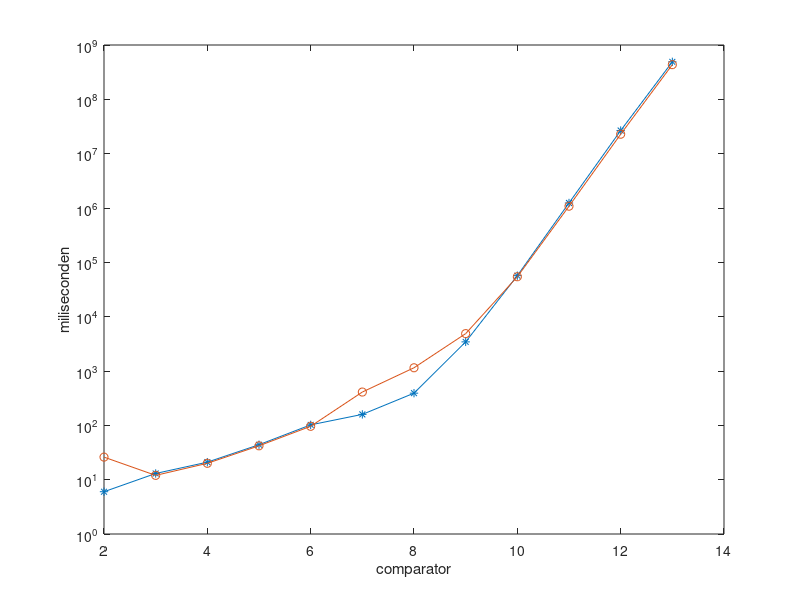
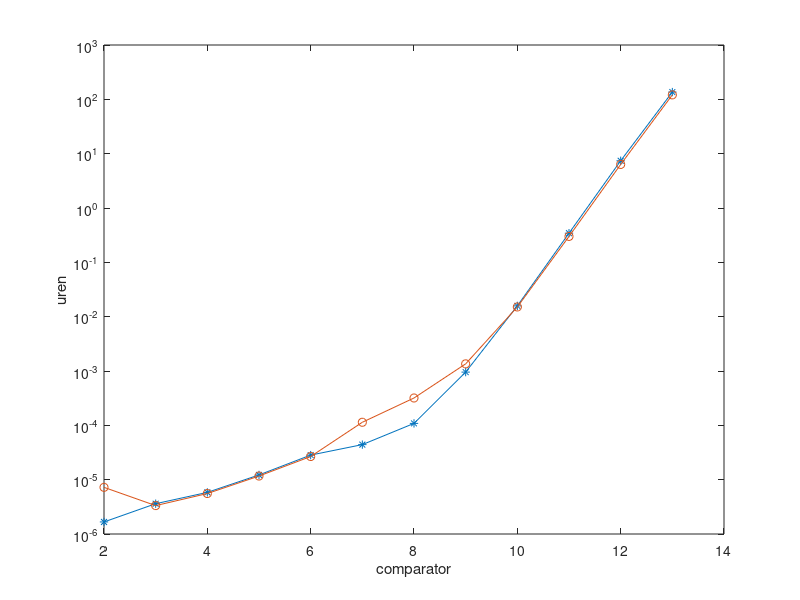
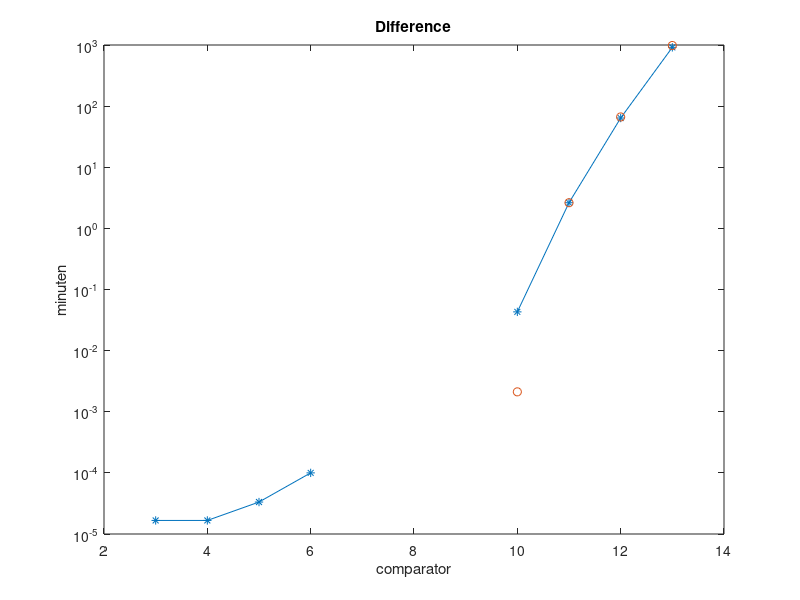
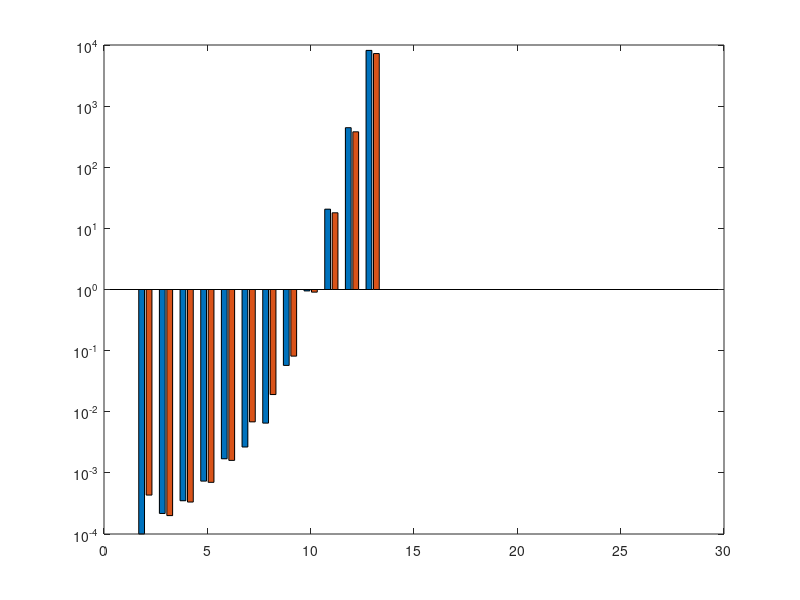

MATLAB code to generate these figures, in order: (Note: this script raises an error after producing the figures.)
clc
clear all
%%
xas             = 2:29;
old             = zeros([1 28]);
old(1:12)       = [6 13 21 44 102 159 391 3436 56887 1237241 26637970 489689647]; % ms

old_s           = old ./ 1000; % s
old_m           = old_s ./ 60; % min
old_u           = old_m ./ 60; % uur
old_d           = old_u ./ 24; % dag
old_totaal_dag  = sum(old_d);

new             = zeros([1 28]);
new(1:12)       = [26 12 20 42 96 410 1147 4875 54304 1079551 22804439 434782476]; % ms
new_s           = new ./ 1000; % s
new_m           = new_s ./ 60; % min
new_u           = new_m ./ 60; % uur
new_d           = new_u ./ 24; % dag
new_totaal_dag  = sum(new_d);

%%
figure
plot(2:13, old(1:12), '*-')
xlabel('comparator')
ylabel('miliseconden')
set(gca, 'Yscale', 'log')
hold on
plot(2:13, new(1:12), 'o-')

%%
figure
plot(2:13, old_u(1:12), '*-')
xlabel('comparator')
ylabel('uren')
set(gca, 'Yscale', 'log')
hold on
plot(2:13, new_u(1:12), 'o-')

%%
diff = (old_m(1:12) - new_m(1:12));
cumdiff = cumsum(diff);

figure
plot(2:13, diff, '*-')
set(gca, 'Yscale', 'log')
title('Difference')
xlabel('comparator')
ylabel('minuten')
hold on
plot(2:13, cumdiff, 'o')

%%
figure
bar(xas, [old_m; new_m]')
set(gca, 'Yscale', 'log')

%%

T  = table(xas(1:12), old(1:12));
T2 = table(xas(1:12), new(1:12));
figure
plot(xas(1:12),old(1:12),'o')
hold on
plot(xas(1:12),new(1:12),'o')
set(gca,'YScale','log')
[p, ~,mu ] = polyfit(T.Var1,  T.Var2,  11);
[p2,~,mu2] = polyfit(T2.Var1, T2.Var2, 11);
f  = polyval(p,  xas, [], mu);
f2 = polyval(p2, xas, [], mu2);
plot(xas,f)
plot(xas,f2)
ylabel('nanoseconden')
xlabel('comparator')
legend('old', 'new', 'benadering old', 'benadering new', 'Location', 'northwest')

%%
benadering_uur = f2(13) / (1000 * 60 * 60)
benadering_dag = benadering_uur /24

%%

T3  = table(xas(1:12), old_d(1:12));
T4 = table(xas(1:12), new_d(1:12));
figure
plot(xas(1:12),old_d(1:12),'o')
hold on
plot(xas(1:12),new_d(1:12),'o')
set(gca,'YScale','log')
[p3,~,mu3] = polyfit(T3.Var1, T3.Var2, 11);
[p4,~,mu4] = polyfit(T4.Var1, T4.Var2, 11);
f3 = polyval(p3, xas(1:15), [], mu3);
f4 = polyval(p4, xas(1:15), [], mu4);
plot(xas(1:15),f3)
plot(xas(1:15),f4)
ylabel('dagen')
xlabel('comparator')
legend('old', 'new', 'benadering old', 'benadering new', 'Location', 'northwest')

%%
old(17:28) = fliplr(old(1:12));

old_s           = old ./ 1000; % s
old_m           = old_s ./ 60; % min
old_u           = old_m ./ 60; % uur
old_d           = old_u ./ 24; % dag

new(17:28) = fliplr(new(1:12));

new_s           = new ./ 1000; % s
new_m           = new_s ./ 60; % min
new_u           = new_m ./ 60; % uur
new_d           = new_u ./ 24; % dag

T5 = table(xas(17:28), old_d(17:28));
T6 = table(xas(17:28), new_d(17:28));
figure
plot(xas(17:28),old_d(17:28),'ro')
hold on
plot(xas(17:28),new_d(17:28),'bo')
plot(xas(1:12),new_d(1:12),'bo')
plot(xas(1:12),old_d(1:12),'ro')
set(gca,'YScale','log')
grid on
[p5,~,mu5] = polyfit(T5.Var1, T5.Var2, 11);
[p6,~,mu6] = polyfit(T6.Var1, T6.Var2, 11);
f5 = polyval(p5, xas, [], mu5);
f6 = polyval(p6, xas, [], mu6);
plot(xas(1:15),f3, 'r')
plot(xas(1:15),f4, 'b')
plot(xas(14:28),f5(14:28), 'r')
plot(xas(14:28),f6(14:28), 'b')
% ylabel('dagen')
% xlabel('comparator')
% legend('old', 'new', 'benadering old', 'benadering new', 'Location', 'northwest')
